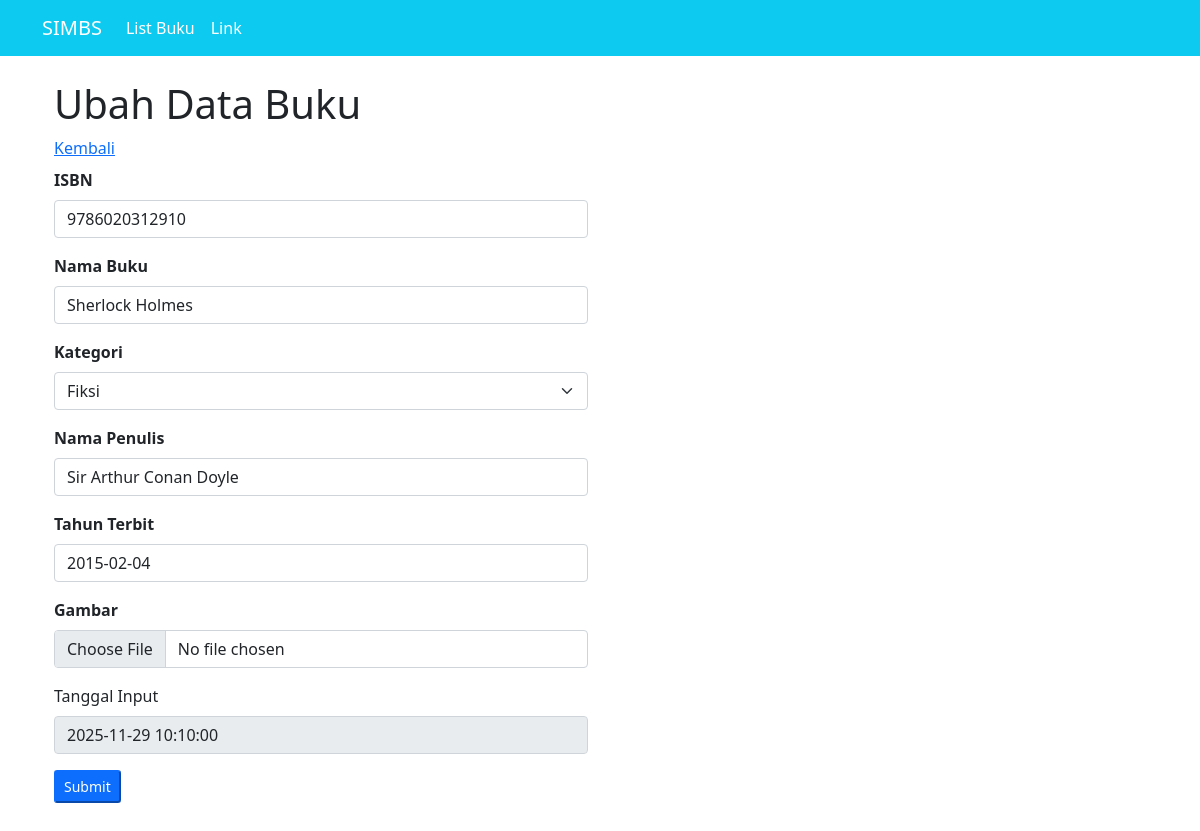
Page /ubah_data.php?id=3 (signed in) on the committed database.
### tables this page shows
CREATE TABLE `buku` (
  `id_buku` int(10) NOT NULL,
  `nama_buku` varchar(100) NOT NULL,
  `kategori` varchar(50) NOT NULL,
  `nama_penulis` varchar(100) NOT NULL,
  `tahun_terbit` date NOT NULL,
  `tanggal_input` datetime NOT NULL DEFAULT current_timestamp(),
  `gambar` varchar(100) NOT NULL,
  `isbn` varchar(13) NOT NULL
);

### function.php (called while the page is built, shortened)
<?php
    $conn = mysqli_connect("localhost", "root", "", "simb");
    function query($query){
        global $conn;
        $result = mysqli_query($conn, $query);
        $rows = [];
        while($row = mysqli_fetch_assoc($result)) {
            $rows[] = $row;
        }
        return $rows;
    }
?>

### ubah_data.php (the view, shortened to what this page needs)
<?php
    require("function.php");
    $id_buku = $_GET['id'];
    $query = query("SELECT * FROM buku WHERE id_buku = $id_buku")[0];
    $buku = $query;
?>
<!DOCTYPE html>
<html lang="en">
<head>
    <link href="https://cdn.jsdelivr.net/npm/bootstrap@5.0.2/dist/css/bootstrap.min.css" rel="stylesheet">
</head>
<body>
    <nav class="navbar navbar-expand-lg navbar-light white bg-info">
        <div class="container">
            <a class="navbar-brand text-white" href="#">SIMBS</a>
            <div class="collapse navbar-collapse" id="navbarSupportedContent">
            <ul class="navbar-nav me-auto mb-2 mb-lg-0">
                <li class="nav-item">
                <a class="nav-link active text-white" aria-current="page" href="#">List Buku</a>
                </li>
                <li class="nav-item">
                <a class="nav-link text-white" href="#">Link</a>
                </li>
            </ul>
            </div>
        </div>
    </nav>
    <div class="p-4 container">
        <div class="row">
            <h1 class="mb-2">Ubah Data Buku</h1>
            <a href="index.php" class="mb-2">Kembali</a>
            <div class="col-md-6">
                <form action="" method="POST" enctype="multipart/form-data">
                    <div class="mb-3">
                        <label class="form-label fw-bold">ISBN</label>
                        <input type="text" class="form-control" name="isbn" id="nim" value="<?= $buku['isbn'] ?>" autocomplete="off">
                    </div>
                    <div class="mb-3">
                        <label class="form-label fw-bold">Nama Buku</label>
                        <input type="text" class="form-control" name="nama_buku" id="nama_buku" value="<?= $buku['nama_buku'] ?>" autocomplete="off">
                    </div>
                    <div class="mb-3">
                        <label class="form-label fw-bold">Kategori</label>
                        <select name="kategori" class="form-select" id="kategori" autocomplete="off">
                            <option value="Fiksi" <?= ($buku['kategori'] == 'Fiksi') ? 'selected' : '' ?>>Fiksi</option>
                        </select>
                    </div>
                    <div class="mb-3">
                        <label class="form-label fw-bold">Nama Penulis</label>
                        <input type="text" class="form-control" name="nama_penulis" id="nama_penulis" value="<?= $buku['nama_penulis'] ?>" autocomplete="off">
                    </div>
                    <div class="mb-3">
                        <label class="form-label fw-bold">Tahun Terbit</label>
                        <input type="text" class="form-control" name="tahun_terbit" id="tahun_terbit" value="<?= $buku['tahun_terbit'] ?>" autocomplete="off">
                    </div>
                    <div class="mb-3">
                        <label class="form-label fw-bold">Gambar</label>
                        <input type="file" class="form-control" name="gambar" id="gambar" value="<?= $buku['gambar'] ?>" autocomplete="off">
                    </div>
                    <div class="mb-3">
                        <label class="form-label">Tanggal Input</label>
                        <input type="text" class="form-control" value="<?= isset($buku['tanggal_input']) ? $buku['tanggal_input'] : '-' ?>" disabled readonly>
                    </div>
                    <div class="mb-3">
                        <button type="submit" name="tombol_submit" class="btn-sm btn-primary">Submit</button>
                    </div>
                </form>
            </div>
        </div>
    </div>
</body>
</html>

### rows in the picture
buku: isbn "9786020312910", nama_buku "Sherlock Holmes", kategori "Fiksi", nama_penulis "Sir Arthur Conan Doyle", tahun_terbit "2015-02-04", tanggal_input "2025-11-29 10:10:00"
